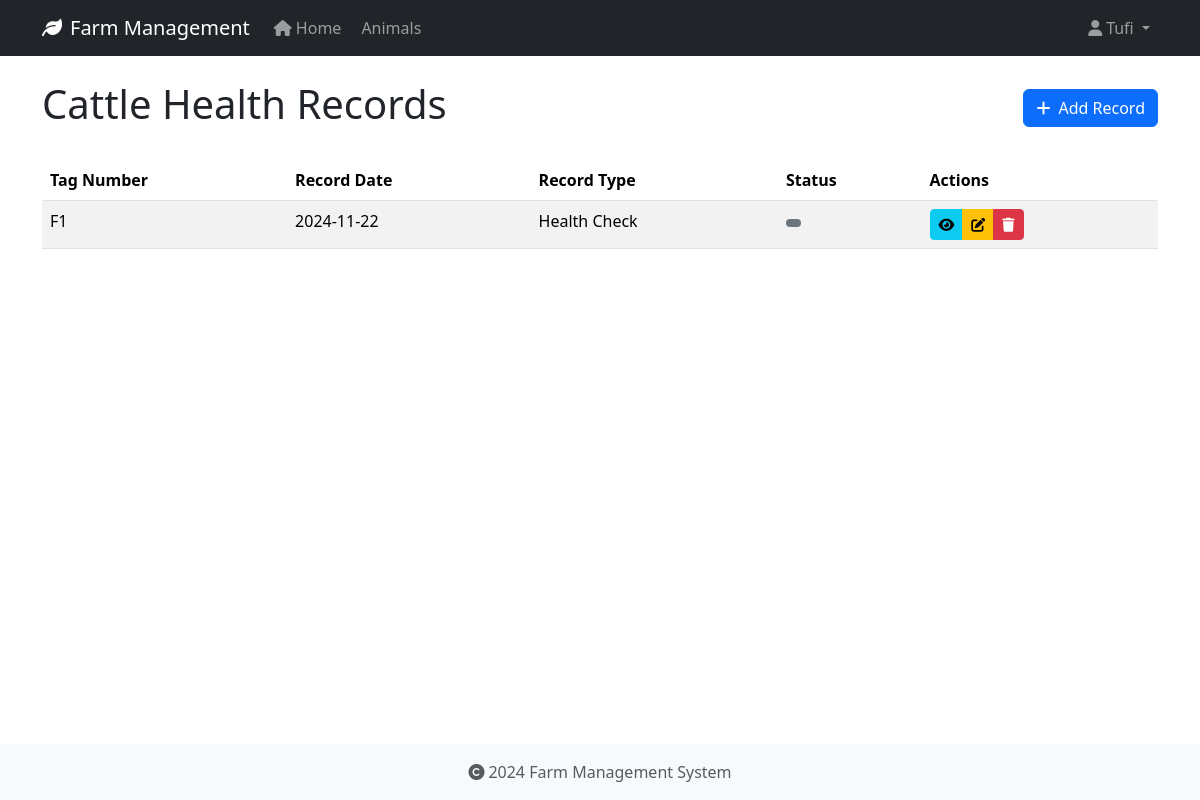
Page /health-records/type/cattle (signed in) on the earlier database version.
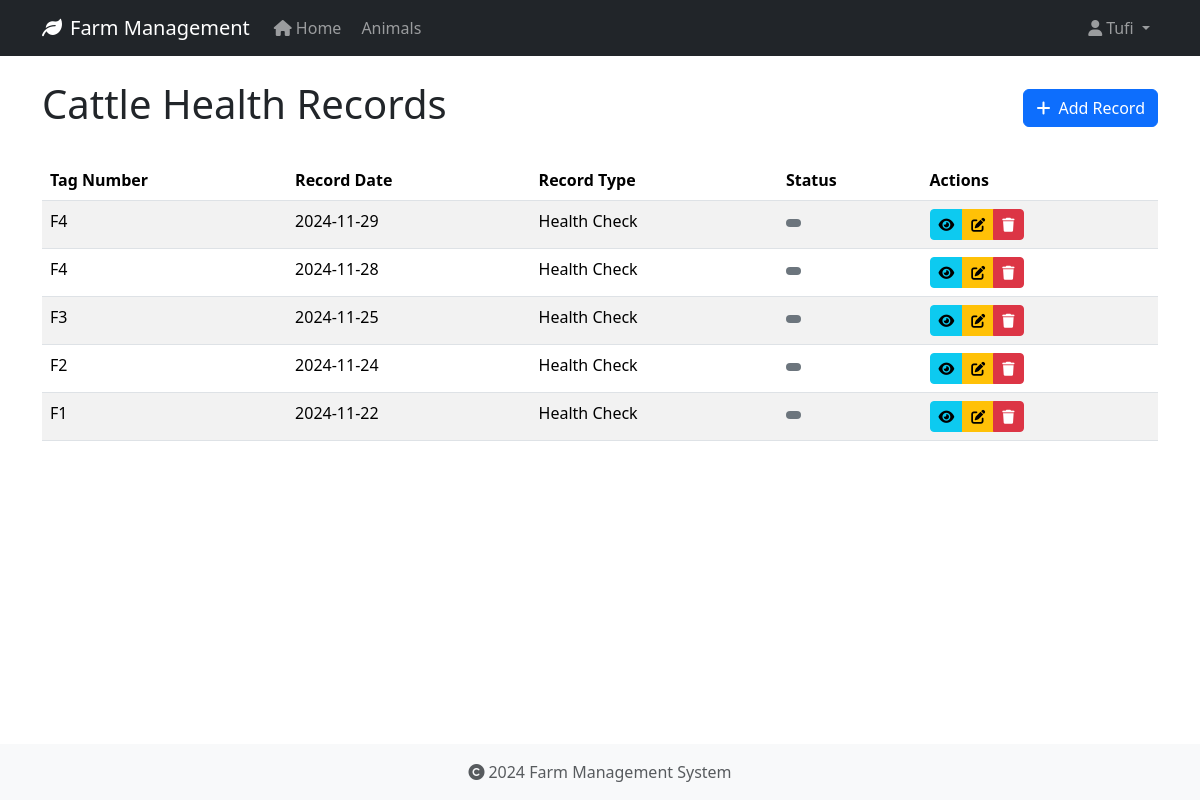
Same page on the later database version.
### app/models/animal.py (models this page shows, shortened)
class Animal(db.Model):
    id = db.Column(db.Integer, primary_key=True)
    tag_number = db.Column(db.String(50), unique=True, nullable=False, index=True)
    name = db.Column(db.String(100), nullable=True)  # Explicitly mark as nullable
    species = db.Column(db.String(50), nullable=False, index=True)
    breed = db.Column(db.String(50), nullable=True)
    date_of_birth = db.Column(db.Date, nullable=True)
    gender = db.Column(db.String(20), nullable=True)
    weight = db.Column(db.Float, nullable=True)
    status = db.Column(db.String(20), default='active', nullable=False)
    purchase_date = db.Column(db.Date, nullable=True)
    purchase_price = db.Column(db.Float, nullable=True)
    notes = db.Column(db.Text, nullable=True)
    created_at = db.Column(db.DateTime, default=datetime.utcnow, nullable=False)
    updated_at = db.Column(db.DateTime, default=datetime.utcnow, onupdate=datetime.utcnow, nullable=False)
    wool_type = db.Column(db.String(50), nullable=True)
    last_shearing = db.Column(db.Date, nullable=True)
    fleece_weight = db.Column(db.Float, nullable=True)
    wool_grade = db.Column(db.String(20), nullable=True)
    lambing_status = db.Column(db.String(50), nullable=True)
    lambing_date = db.Column(db.Date, nullable=True)
    milk_production = db.Column(db.Float, nullable=True)
    last_milking = db.Column(db.Date, nullable=True)  # Changed from DateTime to Date
    milk_quality = db.Column(db.String(20), nullable=True)
    calving_status = db.Column(db.String(50), nullable=True)
    calving_date = db.Column(db.Date, nullable=True)
    milk_fat_content = db.Column(db.Float, nullable=True)
    egg_production = db.Column(db.Integer, nullable=True)
    egg_color = db.Column(db.String(20), nullable=True)
    comb_type = db.Column(db.String(20), nullable=True)
    laying_status = db.Column(db.String(20), nullable=True)
    last_laying_date = db.Column(db.Date, nullable=True)
    egg_size = db.Column(db.String(20), nullable=True)
    category = db.Column(db.String(50), nullable=True)
    special_needs = db.Column(db.Text, nullable=True)
    diet_requirements = db.Column(db.Text, nullable=True)
    habitat = db.Column(db.String(100), nullable=True)
    health_records = db.relationship('HealthRecord', backref='animal', lazy=True, cascade='all, delete-orphan')

class HealthRecord(db.Model):
    id = db.Column(db.Integer, primary_key=True)
    animal_id = db.Column(db.Integer, db.ForeignKey('animal.id', ondelete='CASCADE'), nullable=False)
    record_type = db.Column(db.String(50), nullable=False)  # Made nullable=False
    date = db.Column(db.Date, nullable=False)
    description = db.Column(db.Text, nullable=True)
    treatment = db.Column(db.Text, nullable=True)
    cost = db.Column(db.Float, nullable=True)
    next_due_date = db.Column(db.Date, nullable=True)
    created_at = db.Column(db.DateTime, default=datetime.utcnow, nullable=False)
    created_by_id = db.Column(db.Integer, db.ForeignKey('user.id', ondelete='SET NULL'), nullable=True)

### app/routes/health_records.py (the view)
@bp.route('/type/<animal_type>')
@login_required
def list_by_type(animal_type):
    today = date.today()
    species = animal_type.capitalize()
    records = (HealthRecord.query
              .join(Animal)
              .filter(Animal.species == species)
              .order_by(HealthRecord.date.desc())
              .all())
    try:
        return render_template(f'health_records/{animal_type.lower()}/list.html',
                             records=records,
                             animal_type=species,
                             today=today)
    except TemplateNotFound:
        try:
            return render_template('health_records/shared/list.html',
                                 records=records,
                                 animal_type=species,
                                 today=today)
        except TemplateNotFound as e:
            print(f"Debug - Looking for templates at:")
            print(f"1. health_records/{animal_type.lower()}/list.html")
            print(f"2. health_records/shared/list.html")
            raise e

### app/models/user.py (called while the page is built)
@login_manager.user_loader
def load_user(user_id):
    return User.query.get(int(user_id))

### app/templates/health_records/shared/list.html (shortened to what this page needs)
{% extends "base.html" %}
{% block content %}
<div class="d-flex justify-content-between align-items-center mb-4">
    <h1>{{ animal_type }} Health Records</h1>
    <a href="{% if animal_type.lower() == 'chicken' %}
              {{ url_for('health_records.add_chicken') }}
              {% elif animal_type.lower() == 'sheep' %}
              {{ url_for('health_records.add_sheep') }}
              {% elif animal_type.lower() == 'cattle' %}
              {{ url_for('health_records.add_cattle') }}
              {% elif animal_type.lower() == 'goat' %}
              {{ url_for('health_records.add_goat') }}
              {% endif %}" class="btn btn-primary">
        <i class="fas fa-plus me-2"></i>Add Record
    </a>
</div>
    {% if records %}
    <div class="table-responsive">
        <table class="table table-striped table-hover">
            <thead>
                <tr>
                    <th>Tag Number</th>
                    <th>Record Date</th>
                    <th>Record Type</th>
                    <th>Status</th>
                    <th>Actions</th>
                </tr>
            </thead>
            <tbody>
                {% for record in records %}
                <tr>
                    <td>{{ record.animal.tag_number }}</td>
                    <td>{{ record.date.strftime('%Y-%m-%d') }}</td>
                    <td>{{ record.record_type }}</td>
                    <td>
                        <span class="badge {% if record.status == 'active' %}bg-success
                                       {% elif record.status == 'pending' %}bg-warning
                                       {% else %}bg-secondary{% endif %}">
                        </span>
                    </td>
                    <td>
                        <div class="btn-group btn-group-sm">
                            <a href="{{ url_for('health_records.view', id=record.id) }}"
                               class="btn btn-info" title="View">
                                <i class="fas fa-eye"></i>
                            </a>
                            <a href="{{ url_for('health_records.edit', id=record.id) }}"
                               class="btn btn-warning" title="Edit">
                                <i class="fas fa-edit"></i>
                            </a>
                            <button type="button" class="btn btn-danger" title="Delete"
                                    onclick="confirmDelete({{ record.id }})">
                                <i class="fas fa-trash"></i>
                            </button>
                        </div>
                    </td>
                </tr>
                {% endfor %}
            </tbody>
        </table>
    </div>
    {% else %}
    <div class="alert alert-info">
        No health records found for {{ animal_type }}.
    </div>
    {% endif %}
{% endblock %}

Differences in the rows shown:
no longer on this page (row unchanged): Animal: species "Cattle"
added HealthRecord: animal.tag_number "F4", date "2024-11-29", record_type "Health Check"
added HealthRecord: animal.tag_number "F4", date "2024-11-28", record_type "Health Check"
added HealthRecord: animal.tag_number "F3", date "2024-11-25", record_type "Health Check"
added HealthRecord: animal.tag_number "F2", date "2024-11-24", record_type "Health Check"
Other differences:
{{ animal_type }}: (not shown) → "Cattle"
